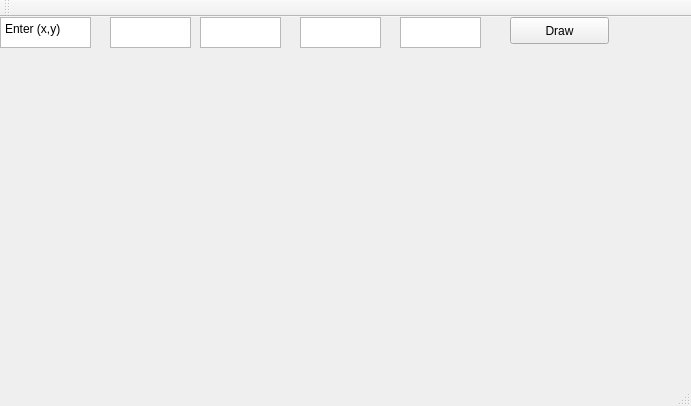
<?xml version="1.0" encoding="UTF-8"?>
<ui version="4.0">
 <class>MainWindow</class>
 <widget class="QMainWindow" name="MainWindow">
  <property name="geometry">
   <rect>
    <x>0</x>
    <y>0</y>
    <width>691</width>
    <height>406</height>
   </rect>
  </property>
  <property name="windowTitle">
   <string>MainWindow</string>
  </property>
  <widget class="QWidget" name="centralWidget">
   <widget class="QPushButton" name="pushButton">
    <property name="geometry">
     <rect>
      <x>510</x>
      <y>0</y>
      <width>99</width>
      <height>27</height>
     </rect>
    </property>
    <property name="text">
     <string>Draw</string>
    </property>
   </widget>
   <widget class="QPlainTextEdit" name="plainTextEdit">
    <property name="geometry">
     <rect>
      <x>0</x>
      <y>0</y>
      <width>91</width>
      <height>31</height>
     </rect>
    </property>
    <property name="plainText">
     <string>Enter (x,y)</string>
    </property>
   </widget>
   <widget class="QTextEdit" name="textEdit">
    <property name="geometry">
     <rect>
      <x>110</x>
      <y>0</y>
      <width>81</width>
      <height>31</height>
     </rect>
    </property>
   </widget>
   <widget class="QTextEdit" name="textEdit_2">
    <property name="geometry">
     <rect>
      <x>200</x>
      <y>0</y>
      <width>81</width>
      <height>31</height>
     </rect>
    </property>
   </widget>
   <widget class="QTextEdit" name="textEdit_3">
    <property name="geometry">
     <rect>
      <x>300</x>
      <y>0</y>
      <width>81</width>
      <height>31</height>
     </rect>
    </property>
   </widget>
   <widget class="QTextEdit" name="textEdit_4">
    <property name="geometry">
     <rect>
      <x>400</x>
      <y>0</y>
      <width>81</width>
      <height>31</height>
     </rect>
    </property>
   </widget>
   <widget class="QLabel" name="label">
    <property name="geometry">
     <rect>
      <x>20</x>
      <y>50</y>
      <width>651</width>
      <height>301</height>
     </rect>
    </property>
    <property name="text">
     <string/>
    </property>
   </widget>
  </widget>
  <widget class="QMenuBar" name="menuBar">
   <property name="geometry">
    <rect>
     <x>0</x>
     <y>0</y>
     <width>691</width>
     <height>25</height>
    </rect>
   </property>
  </widget>
  <widget class="QToolBar" name="mainToolBar">
   <attribute name="toolBarArea">
    <enum>TopToolBarArea</enum>
   </attribute>
   <attribute name="toolBarBreak">
    <bool>false</bool>
   </attribute>
  </widget>
  <widget class="QStatusBar" name="statusBar"/>
 </widget>
 <layoutdefault spacing="6" margin="11"/>
 <resources/>
 <connections/>
</ui>
